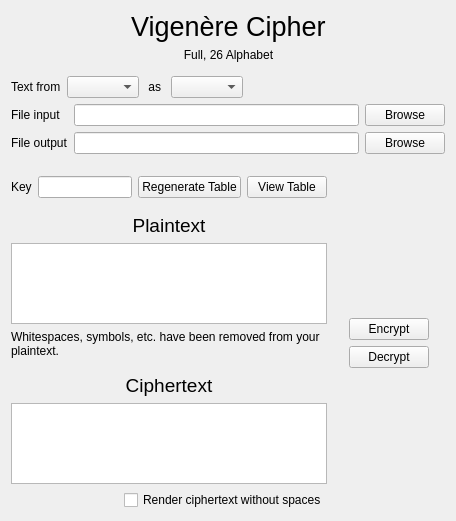
<?xml version="1.0" encoding="UTF-8"?>
<ui version="4.0">
 <class>VigenereFullWidget</class>
 <widget class="QWidget" name="VigenereFullWidget">
  <property name="geometry">
   <rect>
    <x>0</x>
    <y>0</y>
    <width>456</width>
    <height>521</height>
   </rect>
  </property>
  <property name="windowTitle">
   <string>Form</string>
  </property>
  <layout class="QVBoxLayout" name="verticalLayout">
   <item>
    <layout class="QHBoxLayout" name="horizontalLayout_2">
     <property name="sizeConstraint">
      <enum>QLayout::SetFixedSize</enum>
     </property>
     <property name="bottomMargin">
      <number>8</number>
     </property>
     <item>
      <spacer name="horizontalSpacer">
       <property name="orientation">
        <enum>Qt::Horizontal</enum>
       </property>
       <property name="sizeHint" stdset="0">
        <size>
         <width>40</width>
         <height>20</height>
        </size>
       </property>
      </spacer>
     </item>
     <item>
      <layout class="QVBoxLayout" name="verticalLayout_3">
       <property name="sizeConstraint">
        <enum>QLayout::SetFixedSize</enum>
       </property>
       <item>
        <widget class="QLabel" name="label">
         <property name="sizePolicy">
          <sizepolicy hsizetype="Preferred" vsizetype="Fixed">
           <horstretch>0</horstretch>
           <verstretch>0</verstretch>
          </sizepolicy>
         </property>
         <property name="font">
          <font>
           <pointsize>20</pointsize>
          </font>
         </property>
         <property name="text">
          <string>Vigenère Cipher</string>
         </property>
        </widget>
       </item>
       <item>
        <widget class="QLabel" name="label_2">
         <property name="sizePolicy">
          <sizepolicy hsizetype="Preferred" vsizetype="Fixed">
           <horstretch>0</horstretch>
           <verstretch>0</verstretch>
          </sizepolicy>
         </property>
         <property name="text">
          <string>Full, 26 Alphabet</string>
         </property>
         <property name="alignment">
          <set>Qt::AlignCenter</set>
         </property>
        </widget>
       </item>
      </layout>
     </item>
     <item>
      <spacer name="horizontalSpacer_2">
       <property name="orientation">
        <enum>Qt::Horizontal</enum>
       </property>
       <property name="sizeHint" stdset="0">
        <size>
         <width>40</width>
         <height>20</height>
        </size>
       </property>
      </spacer>
     </item>
    </layout>
   </item>
   <item>
    <layout class="QHBoxLayout" name="horizontalLayout_4">
     <item>
      <widget class="QLabel" name="label_3">
       <property name="sizePolicy">
        <sizepolicy hsizetype="Fixed" vsizetype="Preferred">
         <horstretch>0</horstretch>
         <verstretch>0</verstretch>
        </sizepolicy>
       </property>
       <property name="text">
        <string>Text from</string>
       </property>
      </widget>
     </item>
     <item>
      <widget class="QComboBox" name="sourceComboBox">
       <property name="sizePolicy">
        <sizepolicy hsizetype="Preferred" vsizetype="Preferred">
         <horstretch>0</horstretch>
         <verstretch>0</verstretch>
        </sizepolicy>
       </property>
      </widget>
     </item>
     <item>
      <widget class="QWidget" name="textTypeContainer_2" native="true">
       <layout class="QHBoxLayout" name="textTypeContainer">
        <property name="spacing">
         <number>6</number>
        </property>
        <property name="sizeConstraint">
         <enum>QLayout::SetFixedSize</enum>
        </property>
        <property name="leftMargin">
         <number>0</number>
        </property>
        <property name="topMargin">
         <number>0</number>
        </property>
        <property name="rightMargin">
         <number>0</number>
        </property>
        <property name="bottomMargin">
         <number>0</number>
        </property>
        <item>
         <widget class="QLabel" name="label_6">
          <property name="sizePolicy">
           <sizepolicy hsizetype="Fixed" vsizetype="Preferred">
            <horstretch>0</horstretch>
            <verstretch>0</verstretch>
           </sizepolicy>
          </property>
          <property name="text">
           <string> as </string>
          </property>
         </widget>
        </item>
        <item>
         <widget class="QComboBox" name="textTypeComboBox">
          <property name="sizePolicy">
           <sizepolicy hsizetype="Preferred" vsizetype="Preferred">
            <horstretch>0</horstretch>
            <verstretch>0</verstretch>
           </sizepolicy>
          </property>
         </widget>
        </item>
       </layout>
      </widget>
     </item>
     <item>
      <spacer name="horizontalSpacer_3">
       <property name="orientation">
        <enum>Qt::Horizontal</enum>
       </property>
       <property name="sizeHint" stdset="0">
        <size>
         <width>40</width>
         <height>20</height>
        </size>
       </property>
      </spacer>
     </item>
    </layout>
   </item>
   <item>
    <widget class="QWidget" name="fileHandlingContainer" native="true">
     <layout class="QGridLayout" name="aa">
      <property name="leftMargin">
       <number>0</number>
      </property>
      <property name="topMargin">
       <number>0</number>
      </property>
      <property name="rightMargin">
       <number>0</number>
      </property>
      <property name="bottomMargin">
       <number>0</number>
      </property>
      <property name="horizontalSpacing">
       <number>6</number>
      </property>
      <item row="0" column="1">
       <widget class="QLineEdit" name="fileInputTextBox"/>
      </item>
      <item row="0" column="0">
       <widget class="QLabel" name="label_7">
        <property name="text">
         <string>File input</string>
        </property>
       </widget>
      </item>
      <item row="0" column="2">
       <widget class="QPushButton" name="browseFileInputButton">
        <property name="text">
         <string>Browse</string>
        </property>
       </widget>
      </item>
      <item row="1" column="0">
       <widget class="QLabel" name="label_9">
        <property name="text">
         <string>File output</string>
        </property>
       </widget>
      </item>
      <item row="1" column="1">
       <widget class="QLineEdit" name="fileOutputTextBox"/>
      </item>
      <item row="1" column="2">
       <widget class="QPushButton" name="browseFileOutputButton">
        <property name="text">
         <string>Browse</string>
        </property>
       </widget>
      </item>
     </layout>
    </widget>
   </item>
   <item>
    <layout class="QHBoxLayout" name="horizontalLayout_3">
     <property name="topMargin">
      <number>16</number>
     </property>
     <item>
      <layout class="QVBoxLayout" name="verticalLayout_6">
       <item>
        <layout class="QHBoxLayout" name="horizontalLayout_6">
         <item>
          <widget class="QLabel" name="label_8">
           <property name="text">
            <string>Key</string>
           </property>
          </widget>
         </item>
         <item>
          <widget class="QLineEdit" name="keyTextBox"/>
         </item>
         <item>
          <widget class="QPushButton" name="regenerateTableButton">
           <property name="text">
            <string>Regenerate Table</string>
           </property>
          </widget>
         </item>
         <item>
          <widget class="QPushButton" name="viewTableButton">
           <property name="text">
            <string>View Table</string>
           </property>
          </widget>
         </item>
        </layout>
       </item>
       <item>
        <spacer name="verticalSpacer_4">
         <property name="orientation">
          <enum>Qt::Vertical</enum>
         </property>
         <property name="sizeType">
          <enum>QSizePolicy::Fixed</enum>
         </property>
         <property name="sizeHint" stdset="0">
          <size>
           <width>0</width>
           <height>10</height>
          </size>
         </property>
        </spacer>
       </item>
       <item>
        <widget class="QLabel" name="label_4">
         <property name="font">
          <font>
           <pointsize>14</pointsize>
          </font>
         </property>
         <property name="text">
          <string>Plaintext</string>
         </property>
         <property name="alignment">
          <set>Qt::AlignCenter</set>
         </property>
        </widget>
       </item>
       <item>
        <widget class="QPlainTextEdit" name="plainTextBox"/>
       </item>
       <item>
        <widget class="QLabel" name="plainTextWarningLabel">
         <property name="font">
          <font>
           <pointsize>9</pointsize>
          </font>
         </property>
         <property name="text">
          <string>Whitespaces, symbols, etc. have been removed from your plaintext.</string>
         </property>
         <property name="wordWrap">
          <bool>true</bool>
         </property>
         <property name="margin">
          <number>0</number>
         </property>
        </widget>
       </item>
       <item>
        <spacer name="verticalSpacer_3">
         <property name="orientation">
          <enum>Qt::Vertical</enum>
         </property>
         <property name="sizeType">
          <enum>QSizePolicy::Fixed</enum>
         </property>
         <property name="sizeHint" stdset="0">
          <size>
           <width>0</width>
           <height>10</height>
          </size>
         </property>
        </spacer>
       </item>
       <item>
        <widget class="QLabel" name="label_5">
         <property name="font">
          <font>
           <pointsize>14</pointsize>
          </font>
         </property>
         <property name="text">
          <string>Ciphertext</string>
         </property>
         <property name="alignment">
          <set>Qt::AlignCenter</set>
         </property>
         <property name="margin">
          <number>0</number>
         </property>
        </widget>
       </item>
       <item>
        <widget class="QPlainTextEdit" name="cipherTextBox"/>
       </item>
       <item alignment="Qt::AlignRight">
        <widget class="QCheckBox" name="renderCipherTextBox">
         <property name="text">
          <string>Render ciphertext without spaces</string>
         </property>
        </widget>
       </item>
      </layout>
     </item>
     <item>
      <layout class="QVBoxLayout" name="verticalLayout_8" stretch="0,0,0,0">
       <property name="leftMargin">
        <number>16</number>
       </property>
       <property name="rightMargin">
        <number>16</number>
       </property>
       <item>
        <spacer name="verticalSpacer">
         <property name="orientation">
          <enum>Qt::Vertical</enum>
         </property>
         <property name="sizeHint" stdset="0">
          <size>
           <width>20</width>
           <height>40</height>
          </size>
         </property>
        </spacer>
       </item>
       <item>
        <widget class="QPushButton" name="encryptButton">
         <property name="text">
          <string>Encrypt</string>
         </property>
        </widget>
       </item>
       <item>
        <widget class="QPushButton" name="decryptButton">
         <property name="text">
          <string>Decrypt</string>
         </property>
        </widget>
       </item>
       <item>
        <spacer name="verticalSpacer_2">
         <property name="orientation">
          <enum>Qt::Vertical</enum>
         </property>
         <property name="sizeHint" stdset="0">
          <size>
           <width>20</width>
           <height>40</height>
          </size>
         </property>
        </spacer>
       </item>
      </layout>
     </item>
    </layout>
   </item>
  </layout>
 </widget>
 <resources/>
 <connections/>
</ui>
